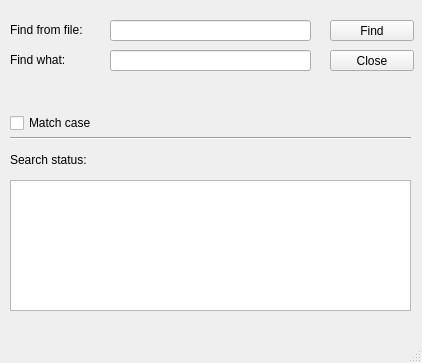
<?xml version="1.0" encoding="UTF-8"?>
<ui version="4.0">
 <class>MainWindow</class>
 <widget class="QMainWindow" name="MainWindow">
  <property name="geometry">
   <rect>
    <x>0</x>
    <y>0</y>
    <width>422</width>
    <height>363</height>
   </rect>
  </property>
  <property name="windowTitle">
   <string>MainWindow</string>
  </property>
  <widget class="QWidget" name="centralwidget">
   <widget class="QLabel" name="label">
    <property name="geometry">
     <rect>
      <x>10</x>
      <y>20</y>
      <width>101</width>
      <height>20</height>
     </rect>
    </property>
    <property name="text">
     <string>Find from file:</string>
    </property>
   </widget>
   <widget class="QLabel" name="label_2">
    <property name="geometry">
     <rect>
      <x>10</x>
      <y>50</y>
      <width>101</width>
      <height>20</height>
     </rect>
    </property>
    <property name="text">
     <string>Find what:</string>
    </property>
   </widget>
   <widget class="QPushButton" name="findPushButton">
    <property name="geometry">
     <rect>
      <x>330</x>
      <y>20</y>
      <width>84</width>
      <height>21</height>
     </rect>
    </property>
    <property name="text">
     <string>Find</string>
    </property>
   </widget>
   <widget class="QPushButton" name="closePushButton">
    <property name="geometry">
     <rect>
      <x>330</x>
      <y>50</y>
      <width>84</width>
      <height>21</height>
     </rect>
    </property>
    <property name="text">
     <string>Close</string>
    </property>
   </widget>
   <widget class="QCheckBox" name="checkBox">
    <property name="geometry">
     <rect>
      <x>10</x>
      <y>110</y>
      <width>111</width>
      <height>26</height>
     </rect>
    </property>
    <property name="text">
     <string>Match case</string>
    </property>
   </widget>
   <widget class="Line" name="line">
    <property name="geometry">
     <rect>
      <x>10</x>
      <y>130</y>
      <width>401</width>
      <height>16</height>
     </rect>
    </property>
    <property name="orientation">
     <enum>Qt::Horizontal</enum>
    </property>
   </widget>
   <widget class="QLabel" name="label_3">
    <property name="geometry">
     <rect>
      <x>10</x>
      <y>150</y>
      <width>101</width>
      <height>20</height>
     </rect>
    </property>
    <property name="text">
     <string>Search status:</string>
    </property>
   </widget>
   <widget class="QTextBrowser" name="textBrowser">
    <property name="geometry">
     <rect>
      <x>10</x>
      <y>180</y>
      <width>401</width>
      <height>131</height>
     </rect>
    </property>
   </widget>
   <widget class="QLineEdit" name="fileLineEdit">
    <property name="geometry">
     <rect>
      <x>110</x>
      <y>20</y>
      <width>201</width>
      <height>21</height>
     </rect>
    </property>
   </widget>
   <widget class="QLineEdit" name="keyLineEdit">
    <property name="geometry">
     <rect>
      <x>110</x>
      <y>50</y>
      <width>201</width>
      <height>21</height>
     </rect>
    </property>
   </widget>
  </widget>
  <widget class="QMenuBar" name="menubar">
   <property name="geometry">
    <rect>
     <x>0</x>
     <y>0</y>
     <width>422</width>
     <height>25</height>
    </rect>
   </property>
  </widget>
  <widget class="QStatusBar" name="statusbar"/>
 </widget>
 <resources/>
 <connections>
  <connection>
   <sender>closePushButton</sender>
   <signal>clicked()</signal>
   <receiver>MainWindow</receiver>
   <slot>close()</slot>
   <hints>
    <hint type="sourcelabel">
     <x>371</x>
     <y>85</y>
    </hint>
    <hint type="destinationlabel">
     <x>210</x>
     <y>181</y>
    </hint>
   </hints>
  </connection>
 </connections>
</ui>
